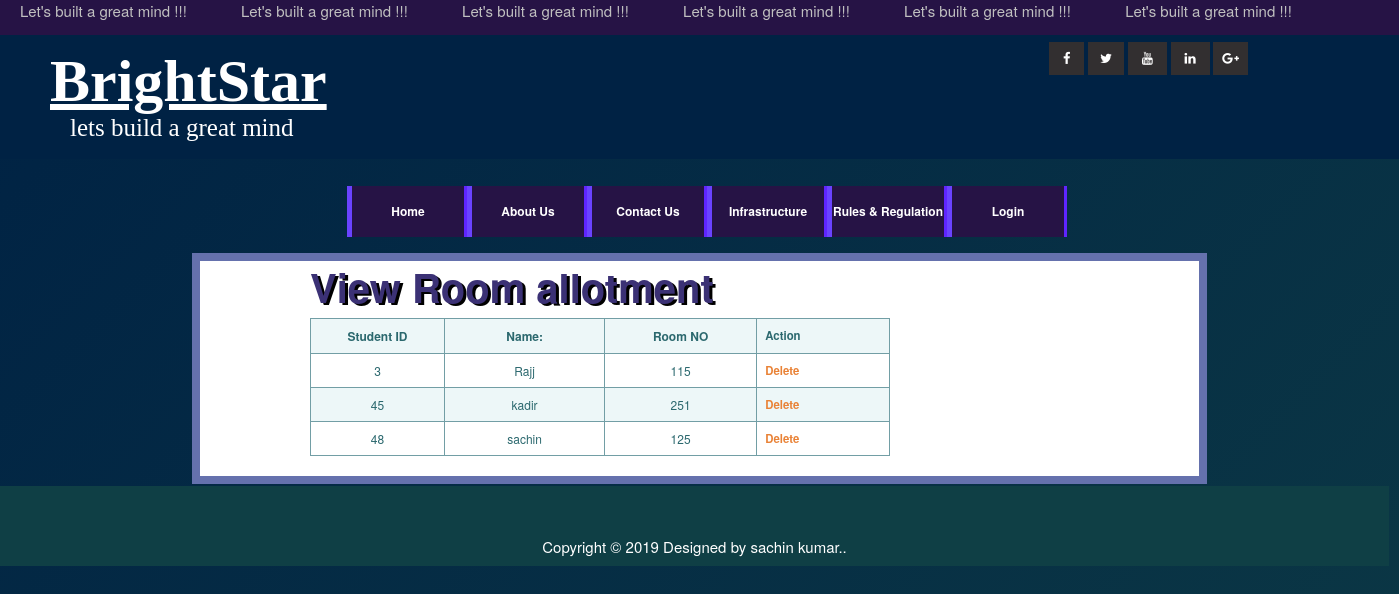
Screenshot of /viewroomallot.php with the database file from the repository.
### tables this page shows
CREATE TABLE `student` (
  `stid` int(10) NOT NULL,
  `courseid` int(10) NOT NULL,
  `name` varchar(50) NOT NULL,
  `rollno` varchar(10) NOT NULL,
  `dob` date NOT NULL,
  `gender` varchar(10) NOT NULL,
  `address` text NOT NULL,
  `city` varchar(50) DEFAULT NULL,
  `state` varchar(50) DEFAULT NULL,
  `country` varchar(50) DEFAULT NULL,
  `nat` varchar(50) DEFAULT NULL,
  `contact_no` varchar(15) NOT NULL,
  `blood_group` varchar(10) NOT NULL,
  `status` varchar(10) NOT NULL,
  `email` varchar(30) NOT NULL,
  `password` varchar(20) NOT NULL,
  `room_id` int(11) DEFAULT NULL,
  `nservice` int(11) NOT NULL DEFAULT '0',
  `mservice` int(11) NOT NULL DEFAULT '0',
  `lservice` int(11) NOT NULL DEFAULT '0',
  `wifi` int(11) NOT NULL DEFAULT '0',
  `vault` int(11) NOT NULL DEFAULT '0',
  `parking` int(11) NOT NULL DEFAULT '0',
  `qid` int(11) DEFAULT NULL,
  `ans` text NOT NULL
);

CREATE TABLE `room` (
  `room_id` int(10) NOT NULL,
  `room_no` int(10) NOT NULL,
  `no_of_beds` int(5) NOT NULL,
  `floor_no` int(11) NOT NULL,
  `washroom` int(11) NOT NULL,
  `description` text NOT NULL,
  `rtid` int(11) DEFAULT NULL
);

### viewroomallot.php (the view, shortened to what this page needs)
<?php
include("header.php");
include("databaseconnection.php");
?>
    <div id="studiv">
        <div class="" style="padding-left: 100px">
<div class="col_w580 float_l">
            	<div class="">
                    <h2 class="h2dash"><b>View Room allotment</b></h2>
                  <p>
 <table class="tftable" width="577" border="1">
<tr>
<td width="125" align="center"><strong>Student ID</strong></td>
<td width="154" align="center"><strong>Name:</strong></td>
<td width="146" align="center"><strong>Room NO</strong></td>
<td width="124" align="center"><strong>Action</strong></td>
</tr>
<?php
$result=mysql_query("SELECT * FROM student,room where room.room_id=student.room_id and status='Enabled'",$db);
while($rs=mysql_fetch_array($result))
{
	echo "<tr>
	<td>$rs[stid]</td>
	<td>$rs[name]</td>
	<td>$rs[room_no]</td>
	<td><a href='viewroomallot.php?delid=$rs[stid]'onclick='return ConfirmDelete()'>Delete</a></td>
	</tr>";
}
?>
</table>
</p>
                </div>
</div>
		</div>
</div>
<?php
include("footer.php");
?>

### templatemo_style.css (style rules this page uses)
body { margin: 0px; padding: 0px; color: #333; font-family: Tahoma, Geneva, sans-serif; font-size: 13px; line-height: 1.7em; background-color: #bbb; background-repeat: repeat-x; background-position: top; }
.tftable { font-size:12px;color:#333333;width:100%;border-width: 1px;border-color: #729ea5;border-collapse: collapse; }
.tftable tr { background-color:#d4e3e5; }
.tftable td { font-size:12px;border-width: 1px;padding: 8px;border-style: solid;border-color: #729ea5; }
a, a:link, a:visited { color: #e98236; font-weight: bold; text-decoration: none; }
p { margin: 0 0 10px 0; padding: 0; }
h1, h2, h3, h4, h5, h6 { color: #000; font-weight: normal; }
h2 { font-size: 25px; margin: 0 0 15px 0; padding: 5px 0; }
.float_l { float: left }
.col_w580 { width: 580px }

### newstyle.css (style rules this page uses)
.back { width: 100wh; height: 90vh; color: #fff; background: linear-gradient(-45deg, #47b5b5, #2f7d85, #0f3f45, #002244); background-size: 400% 400%; -webkit-animation: back 15s ease infinite; -moz-animation: back 15s ease infinite; animation: back 15s ease infinite; }
table { width: 100%; }
table td, table th { color: #2b686e; padding: 10px; }
table td { text-align: center; vertical-align: middle; }
table td:last-child { font-size: 0.95em; line-height: 1.4; text-align: left; }
table tr:nth-child(2n) { background-color: white; }
table tr:nth-child(2n+1) { background-color: #edf7f8; }
#studiv { margin: auto; width: 70%; font-family: "Helvetica Neue", Helvetica, Arial, sans-serif; font-size: 15px; background-color: #FFFFFF; border: 8px solid #6571ad; padding: 10px; -webkit-animation: divabttext 0.9s both; animation: divabttext 0.9s both; }
.h2dash { color: #3B3175; text-shadow: 3px 2px black; font-size: 40px; -webkit-animation: h2dash 0.5s cubic-bezier(0.250, 0.460, 0.450, 0.940) both; animation: h2dash 0.5s cubic-bezier(0.250, 0.460, 0.450, 0.940) both; }

### rows the page displays
student: stid "3", name "Rajj", room.room_no "115"
student: stid "45", name "kadir", room.room_no "251"
student: stid "48", name "sachin", room.room_no "125"
